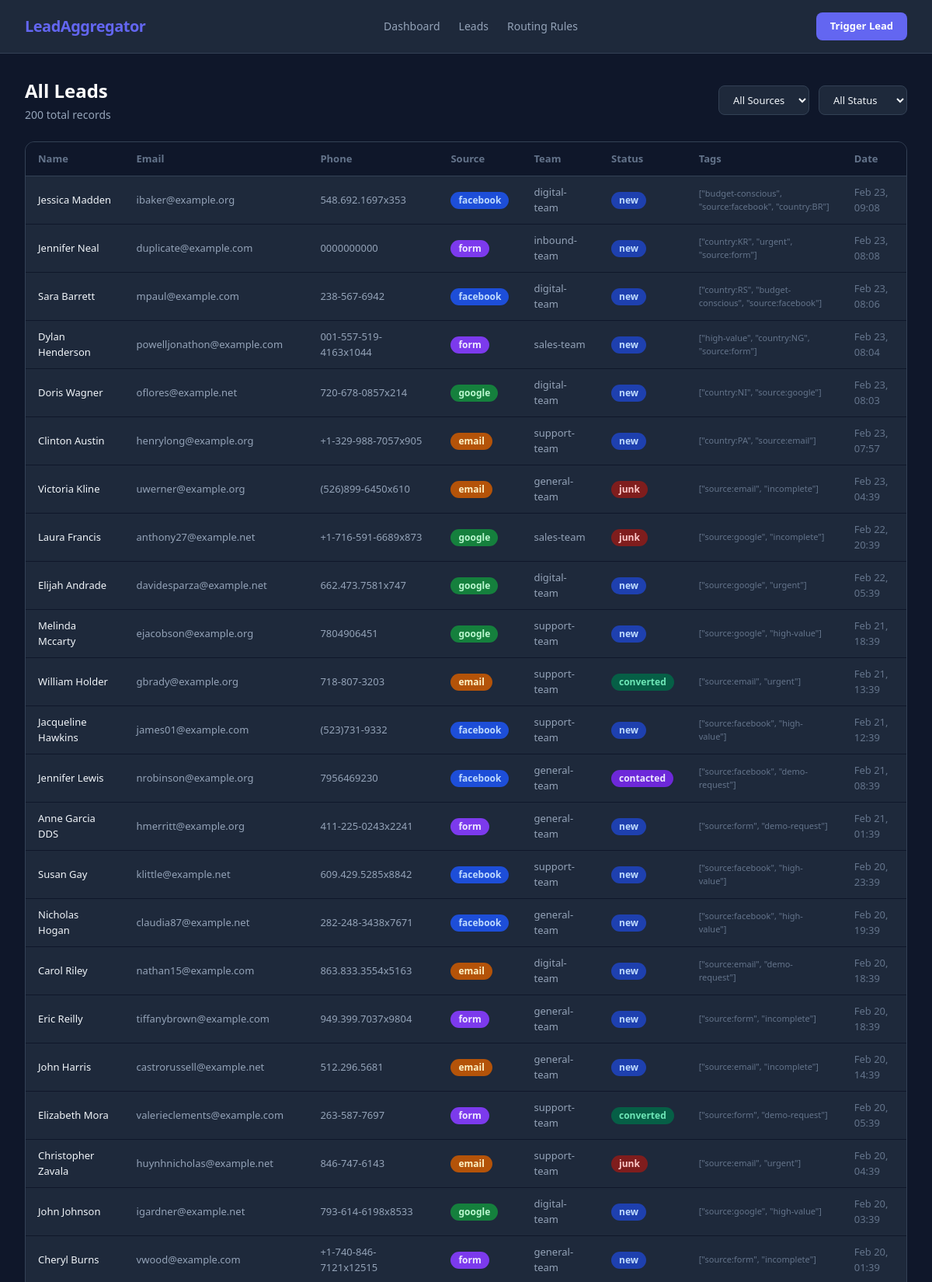
Page /leads-page (upper part) on the committed database.
### app/models/lead.py (models this page shows)
class Lead(Base):
    __tablename__ = "leads"
    id = Column(Integer, primary_key=True, index=True)
    fingerprint = Column(String(64), unique=True, index=True, nullable=False)
    name = Column(String(120))
    email = Column(String(120), index=True)
    phone = Column(String(30))
    source = Column(String(30), index=True)
    message = Column(Text)
    country = Column(String(10))
    tags = Column(Text, default="[]")
    assigned_team = Column(String(80))
    status = Column(String(20), default="new", index=True)
    is_duplicate = Column(Boolean, default=False)
    created_at = Column(DateTime(timezone=True), server_default=func.now())
    updated_at = Column(DateTime(timezone=True), onupdate=func.now())

### app/flask_main.py (the view)
@app.route('/leads-page')
def leads_page():
    db = get_db()
    all_leads = db.query(Lead).filter(Lead.is_duplicate == False).order_by(desc(Lead.created_at)).limit(200).all()
    db.close()
    return render_template('leads.html', leads=all_leads)

### app/flask_main.py (called while the page is built)
def get_db():
    return SessionLocal()

### app/templates/leads.html (shortened to what this page needs)
{% extends "base.html" %}
{% block content %}
<div class="mb-6 flex items-center justify-between">
    <div>
        <h1 class="text-2xl font-bold text-white mb-1">All Leads</h1>
        <p style="color:#94a3b8;font-size:14px;">{{ leads | length }} total records</p>
    </div>
    <div class="flex gap-3">
        <select id="filterSource" onchange="filterLeads()" style="background:#1e293b;border:1px solid #334155;color:#f1f5f9;padding:8px 14px;border-radius:8px;font-size:13px;">
            <option value="">All Sources</option>
        </select>
        <select id="filterStatus" onchange="filterLeads()" style="background:#1e293b;border:1px solid #334155;color:#f1f5f9;padding:8px 14px;border-radius:8px;font-size:13px;">
            <option value="">All Status</option>
        </select>
    </div>
</div>
<div class="card" style="padding:0;overflow:hidden;">
    <table style="width:100%;border-collapse:collapse;font-size:13px;" id="leadsTable">
        <thead>
            <tr style="background:#0f172a;color:#64748b;border-bottom:1px solid #334155;">
                <th style="text-align:left;padding:12px 16px;">Name</th>
                <th style="text-align:left;padding:12px 16px;">Email</th>
                <th style="text-align:left;padding:12px 16px;">Phone</th>
                <th style="text-align:left;padding:12px 16px;">Source</th>
                <th style="text-align:left;padding:12px 16px;">Team</th>
                <th style="text-align:left;padding:12px 16px;">Status</th>
                <th style="text-align:left;padding:12px 16px;">Tags</th>
                <th style="text-align:left;padding:12px 16px;">Date</th>
            </tr>
        </thead>
        <tbody>
            {% for lead in leads %}
            <tr class="lead-row" data-source="{{ lead.source }}" data-status="{{ lead.status }}" style="border-bottom:1px solid #0f172a;cursor:pointer;" onclick="window.location='/lead/{{ lead.id }}'" onmouseover="this.style.background='#0f172a'" onmouseout="this.style.background='transparent'">
                <td style="padding:11px 16px;color:#f1f5f9;font-weight:500;">{{ lead.name or '-' }}</td>
                <td style="padding:11px 16px;color:#94a3b8;">{{ lead.email or '-' }}</td>
                <td style="padding:11px 16px;color:#94a3b8;">{{ lead.phone or '-' }}</td>
                <td style="padding:11px 16px;"><span class="badge badge-{{ lead.source }}">{{ lead.source }}</span></td>
                <td style="padding:11px 16px;color:#94a3b8;">{{ lead.assigned_team or '-' }}</td>
                <td style="padding:11px 16px;"><span class="badge badge-{{ lead.status }}">{{ lead.status }}</span></td>
                <td style="padding:11px 16px;color:#64748b;font-size:11px;">{{ lead.tags or '[]' }}</td>
                <td style="padding:11px 16px;color:#64748b;">{{ lead.created_at.strftime('%b %d, %H:%M') if lead.created_at else '-' }}</td>
            </tr>
            {% endfor %}
        </tbody>
    </table>
</div>
{% endblock %}

### app/templates/base.html (style rules this page uses)
body { background: #0f172a; color: #f1f5f9; }
.card { background: #1e293b; border: 1px solid #334155; border-radius: 12px; padding: 24px; }
.badge { display: inline-block; padding: 2px 10px; border-radius: 999px; font-size: 12px; font-weight: 600; }
.badge-facebook { background: #1d4ed8; color: #bfdbfe; }
.badge-google { background: #15803d; color: #bbf7d0; }
.badge-form { background: #7c3aed; color: #ede9fe; }
.badge-email { background: #b45309; color: #fef3c7; }
.badge-new { background: #1e40af; color: #bfdbfe; }
.badge-contacted { background: #6d28d9; color: #ede9fe; }
.badge-converted { background: #065f46; color: #6ee7b7; }
.badge-junk { background: #7f1d1d; color: #fecaca; }

### rows in the picture
Lead: name "Jessica Madden", email "ibaker@example.org", phone "548.692.1697x353", source "facebook", assigned_team "digital-team", status "new", tags "[\"budget-conscious\", \"source:facebook\", \"country:BR\"]", created_at "Feb 23, 09:08"
Lead: name "Jennifer Neal", email "duplicate@example.com", phone "0000000000", source "form", assigned_team "inbound-team", status "new", tags "[\"country:KR\", \"urgent\", \"source:form\"]", created_at "Feb 23, 08:08"
Lead: name "Sara Barrett", email "mpaul@example.com", phone "238-567-6942", source "facebook", assigned_team "digital-team", status "new", tags "[\"country:RS\", \"budget-conscious\", \"source:facebook\"]", created_at "Feb 23, 08:06"
Lead: name "Dylan Henderson", email "powelljonathon@example.com", phone "001-557-519-4163x1044", source "form", assigned_team "sales-team", status "new", tags "[\"high-value\", \"country:NG\", \"source:form\"]", created_at "Feb 23, 08:04"
Lead: name "Doris Wagner", email "oflores@example.net", phone "720-678-0857x214", source "google", assigned_team "digital-team", status "new", tags "[\"country:NI\", \"source:google\"]", created_at "Feb 23, 08:03"
Lead: name "Clinton Austin", email "henrylong@example.org", phone "+1-329-988-7057x905", source "email", assigned_team "support-team", status "new", tags "[\"country:PA\", \"source:email\"]", created_at "Feb 23, 07:57"
Lead: name "Victoria Kline", email "uwerner@example.org", phone "(526)899-6450x610", source "email", assigned_team "general-team", status "junk", tags "[\"source:email\", \"incomplete\"]", created_at "Feb 23, 04:39"
Lead: name "Laura Francis", email "anthony27@example.net", phone "+1-716-591-6689x873", source "google", assigned_team "sales-team", status "junk", tags "[\"source:google\", \"incomplete\"]", created_at "Feb 22, 20:39"
Lead: name "Elijah Andrade", email "davidesparza@example.net", phone "662.473.7581x747", source "google", assigned_team "digital-team", status "new", tags "[\"source:google\", \"urgent\"]", created_at "Feb 22, 05:39"
Lead: name "Melinda Mccarty", email "ejacobson@example.org", phone "7804906451", source "google", assigned_team "support-team", status "new", tags "[\"source:google\", \"high-value\"]", created_at "Feb 21, 18:39"
Lead: name "William Holder", email "gbrady@example.org", phone "718-807-3203", source "email", assigned_team "support-team", status "converted", tags "[\"source:email\", \"urgent\"]", created_at "Feb 21, 13:39"
Lead: name "Jacqueline Hawkins", email "james01@example.com", phone "(523)731-9332", source "facebook", assigned_team "support-team", status "new", tags "[\"source:facebook\", \"high-value\"]", created_at "Feb 21, 12:39"
Lead: name "Jennifer Lewis", email "nrobinson@example.org", phone "7956469230", source "facebook", assigned_team "general-team", status "contacted", tags "[\"source:facebook\", \"demo-request\"]", created_at "Feb 21, 08:39"
Lead: name "Anne Garcia DDS", email "hmerritt@example.org", phone "411-225-0243x2241", source "form", assigned_team "general-team", status "new", tags "[\"source:form\", \"demo-request\"]", created_at "Feb 21, 01:39"
Lead: name "Susan Gay", email "klittle@example.net", phone "609.429.5285x8842", source "facebook", assigned_team "support-team", status "new", tags "[\"source:facebook\", \"high-value\"]", created_at "Feb 20, 23:39"
Lead: name "Nicholas Hogan", email "claudia87@example.net", phone "282-248-3438x7671", source "facebook", assigned_team "general-team", status "new", tags "[\"source:facebook\", \"high-value\"]", created_at "Feb 20, 19:39"
Lead: name "Carol Riley", email "nathan15@example.com", phone "863.833.3554x5163", source "email", assigned_team "digital-team", status "new", tags "[\"source:email\", \"demo-request\"]", created_at "Feb 20, 18:39"
Lead: name "Eric Reilly", email "tiffanybrown@example.com", phone "949.399.7037x9804", source "form", assigned_team "general-team", status "new", tags "[\"source:form\", \"incomplete\"]", created_at "Feb 20, 18:39"
Lead: name "John Harris", email "castrorussell@example.net", phone "512.296.5681", source "email", assigned_team "general-team", status "new", tags "[\"source:email\", \"incomplete\"]", created_at "Feb 20, 14:39"
Lead: name "Elizabeth Mora", email "valerieclements@example.com", phone "263-587-7697", source "form", assigned_team "support-team", status "converted", tags "[\"source:form\", \"demo-request\"]", created_at "Feb 20, 05:39"
Lead: name "Christopher Zavala", email "huynhnicholas@example.net", phone "846-747-6143", source "email", assigned_team "support-team", status "junk", tags "[\"source:email\", \"urgent\"]", created_at "Feb 20, 04:39"
Lead: name "John Johnson", email "igardner@example.net", phone "793-614-6198x8533", source "google", assigned_team "digital-team", status "new", tags "[\"source:google\", \"high-value\"]", created_at "Feb 20, 03:39"
Lead: name "Cheryl Burns", email "vwood@example.com", phone "+1-740-846-7121x12515", source "form", assigned_team "general-team", status "new", tags "[\"source:form\", \"incomplete\"]", created_at "Feb 20, 01:39"

### other values in the picture
{{ leads | length }} "200"
